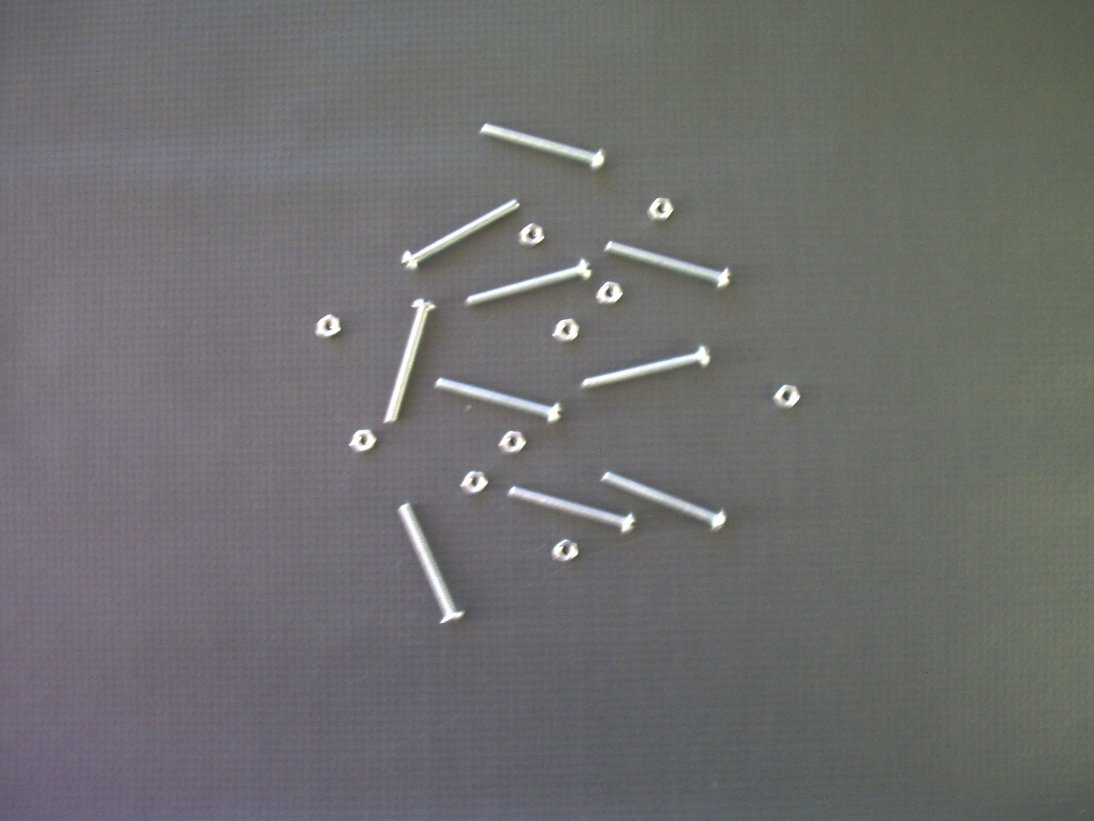
#> input picture Parafusos e Porcas/img01.jpg, 1094 x 821 px, found by its file name
$ jupyter execute FullSolution_Bolts_Nuts.ipynb
#> lines starting #> are read from the running program, lines starting #| are printed output that depends on the picture; after the words box and inside, x2 and y2 are one past the last pixel; in counts of white or black regions, pixels touching at a corner belong together
[cell 1]
#Import Libs
from matplotlib import pyplot as plot
import matplotlib as mpl
import urllib.request
import urllib.parse
import numpy as np
import math
import cv2

[cell 2]
image_url = 'https://raw.githubusercontent.com/jrafa1607/Computational-Vision-In-Python/main/-%20Datasets/Bolts%20and%20Nuts/img01.jpg'

[cell 3]
#Open the Image
with urllib.request.urlopen(image_url) as url:
    s = url.read()

[cell 4]
#Convert to a Numpy Array and Decode with cv2
img = cv2.imdecode(np.frombuffer(s, np.uint8), -1)
#> img is the input picture: shape (821, 1094, 3); mean B, G, R 110.3, 110.3, 110.3

[cell 5]
#Show the Image
plot.imshow(img,cmap='gray')
plot.show()

[cell 6]
#Function to Pre-processing Image
def process_image(input_img):
    B, G, R = cv2.split(input_img)
    img_gray = cv2.cvtColor(input_img, cv2.COLOR_BGR2GRAY)
    otsu_threshold, img_bin = cv2.threshold(img_gray, 0, 255, cv2.THRESH_BINARY + cv2.THRESH_OTSU)
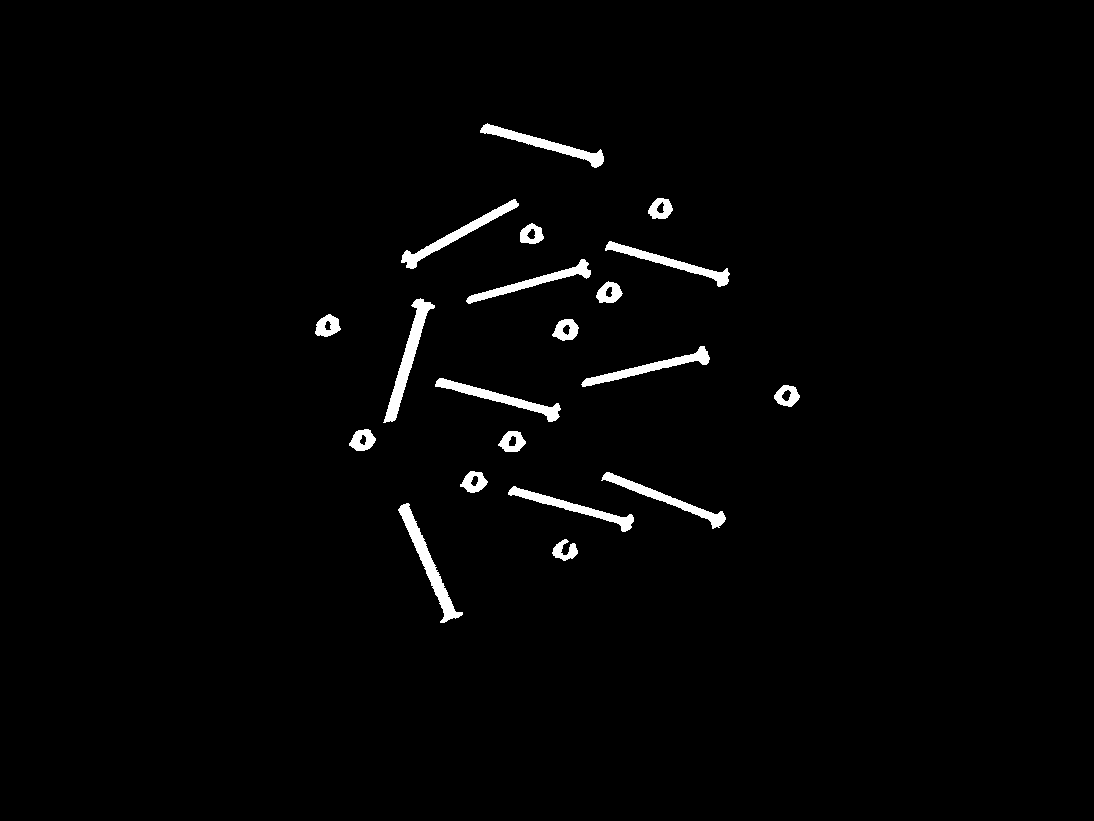
#> img_bin: shape (821, 1094); 1.7% white; 20 white regions, largest, box (x1, y1, x2, y2) and area: (383, 298, 435, 423) 1478, (398, 503, 463, 623) 1462, (401, 199, 519, 269) 1206
#> otsu_threshold = 163

    return B, G, R, img_gray, img_bin, otsu_threshold

[cell 7]
#Apply the Function and Show the OTSU Value
B, G, R, img_gray, img_bin, otsu_threshold = process_image(img)
#> otsu_threshold = 163
print("Threshold Value (OTSU): ", otsu_threshold)
#| Threshold Value (OTSU):  163.0

[cell 8]
# Show the Initial Results
plot.imshow(img_bin, cmap='gray')
plot.show()

### **Fine-tuning**

After the **Threshold Phase**, to ensure that the computer vision system effectively achieves its objectives, it may be necessary to **fine-tune** the `Threshold` value (`THRESH_BINARY`) when the initial results are not satisfactory. The logic implemented is as follows:

- If the number of connected components detected is **greater than 20 and less than 100**, the `THRESH_BINARY` value is automatically **updated to 140**.
- If the number of connected components detected is **greater than 100**, the `THRESH_BINARY` value is automatically **updated to 220**.

This adjustment aims to refine the segmentation, especially in scenarios where a standard binarization results in excessive noise or object fragmentation, forcing a cleaner separation with a more restrictive threshold.

[cell 9]
#Check COnnected Componentes (Using 8 for Connectivity)
(numCCs, imgLabels, stats, centroids) = cv2.connectedComponentsWithStats(img_bin, connectivity=8)
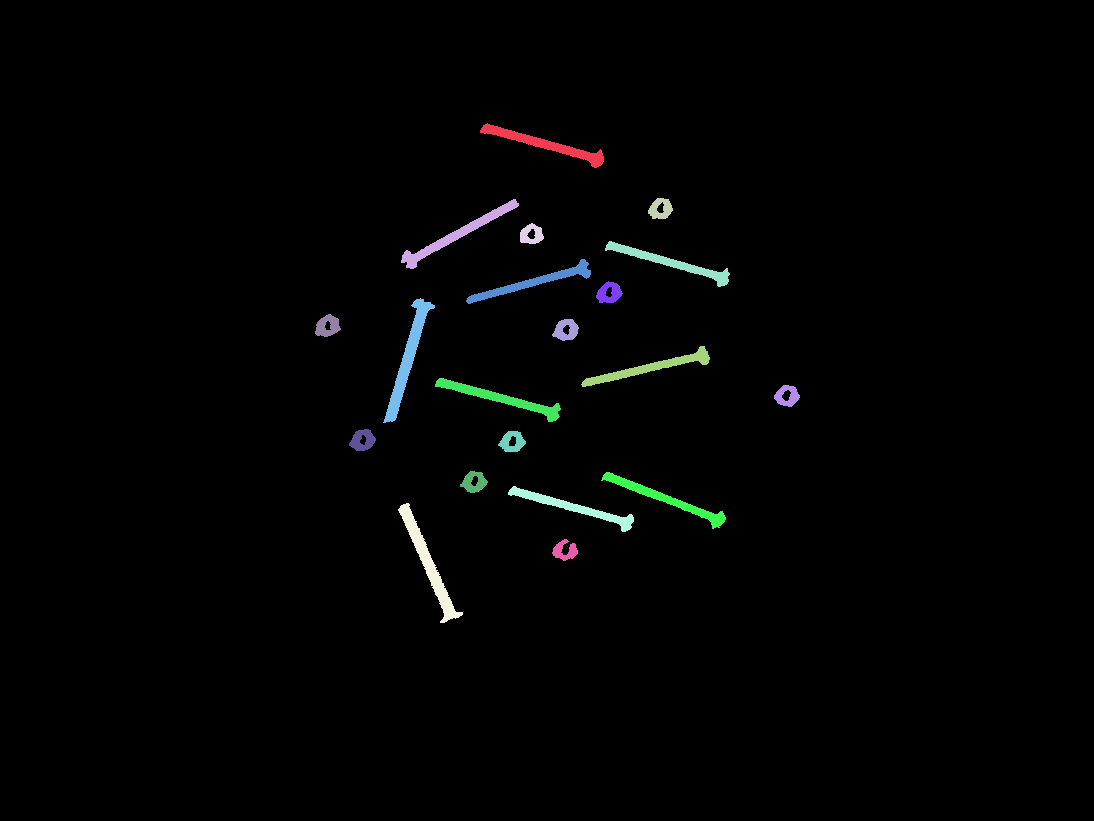
#> imgLabels: shape (821, 1094) int32; 21 distinct labels, from 0 to 20; one colour per label, 0 black
#> numCCs = 21; stats = 21 rows, first 6: [0, 0, 1094, 821, 882623], [480, 123, 124, 45, 1182], [401, 199, 118, 70, 1206], [648, 198, 25, 21, 346], [520, 223, 24, 21, 323], [605, 241, 125, 46, 1094]; centroids = 21 rows, first 8: [546.7, 410.8], [544.9, 144.1], [456.4, 234.3], [660.2, 208.6], [531, 234.1], [670.6, 262.5], [532.9, 281.9], [608.8, 292.6]

[cell 10]
#File-Tuning
if numCCs > 20 and numCCs < 100:
    T = 140
    T ,img_bin = cv2.threshold(img_gray, T, 255, cv2.THRESH_BINARY)
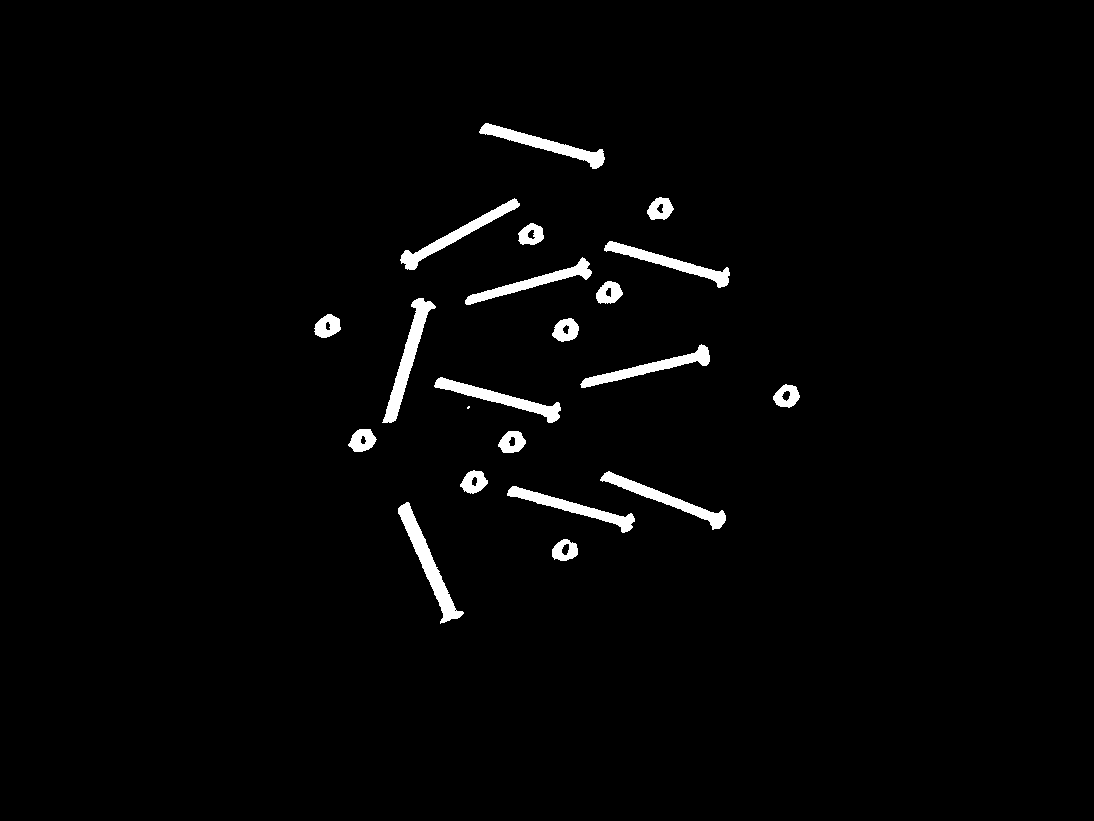
#> img_bin: shape (821, 1094); 2.1% white; 21 white regions (1 under 20 px), largest, box (x1, y1, x2, y2) and area: (398, 502, 464, 624) 1738, (382, 298, 436, 423) 1654, (479, 123, 605, 169) 1419
#> T = 140
elif numCCs > 100:
    T = 220
    T ,img_bin = cv2.threshold(img_gray, T, 255, cv2.THRESH_BINARY)

[cell 11]
# Show the Results
plot.imshow(img_bin, cmap='gray')
plot.show()

[cell 12]
#Check COnnected Componentes (Using 8 for Connectivity)
(numCCs, imgLabels, stats, centroids) = cv2.connectedComponentsWithStats(img_bin, connectivity=8)
#> imgLabels: shape (821, 1094) int32; 22 distinct labels, from 0 to 21
#> numCCs = 22; stats = 22 rows, first 6: [0, 0, 1094, 821, 879752], [479, 123, 126, 46, 1419], [647, 197, 27, 23, 410], [400, 198, 120, 72, 1377], [518, 223, 26, 22, 387], [604, 241, 126, 47, 1333]; centroids = 22 rows, first 8: [546.7, 410.9], [544.9, 144.3], [659.9, 208.6], [456, 234.7], [530.7, 234.3], [670.4, 262.6], [532.4, 282.2], [608.7, 292.6]

[cell 13]
#Total of Components
print("Total of Components Connected: " + str(numCCs-1))
#| Total of Components Connected: 21

[cell 14]
#Show the Area of Each Component Detected
for i in range (numCCs):
    print("Object " + str(i) + " = " + str(stats[i,cv2.CC_STAT_AREA]))
#> this loop made 22 passes
#| Object 0 = 879752
#| Object 1 = 1419
#| Object 2 = 410
#| Object 3 = 1377
#| Object 4 = 387
#> (further printed lines are left out)

[cell 15]
#Start the Variables
bolts = 0
nuts = 0

### **Object Classification (Bolts and Nuts)**

A loop is executed from `0` to the number of detected connected components (`numCCs`). Within this loop, each component is classified based on its area using the following logic:

- If the area is greater than **850** and less than **3500**, the object is classified as a **Bolt**.
- If the area is greater than **220** and less than **850**, the object is classified as a **Nut**.

After classification, a count of these items is performed, and messages can be displayed to indicate the area of each component.

[cell 16]
#Object Classification
for i in range (numCCs):
    if stats[i,cv2.CC_STAT_AREA] > 850 and stats[i,cv2.CC_STAT_AREA] < 3500:
        bolts = bolts + 1
    if stats[i,cv2.CC_STAT_AREA] > 220 and stats[i,cv2.CC_STAT_AREA] < 850:
        nuts = nuts + 1
#> after the loop, bolts = 10; nuts = 10

[cell 17]
#Show the Results (Classification)
print("Bolts: " + str(bolts))
#| Bolts: 10
print("Nuts: " + str(nuts))
#| Nuts: 10

### **Final Validation (Bolts and/or Nuts)**

This section performs a final validation based on the counted number of bolts and nuts:

- If there are **10 Bolts and 10 Nuts**: The set is **Approved**!
- If there are **< 10 Bolts and 10 Nuts**: The set is **Disapproved**, `n` Bolts are missing.
- If there are **10 Bolts and < 10 Nuts**: The set is **Disapproved**, `n` Nuts are missing.
- If there are **< 10 Bolts and < 10 Nuts**: The set is **Disapproved**, `n` Bolts and `n` Nuts are missing.

[cell 18]
#Final Validation
if bolts == 10 and nuts == 10:
    result = "Set Approved!"
elif bolts < 10 and nuts == 10:
    result = "Set Disapproved!," + str((10 - bolts)) + " Bolt(s) Missing"
elif bolts == 10 and nuts < 10:
    result = "Set Disapproved!," + str((10 - nuts)) + " Nut(s) Missing"
elif bolts < 10 and nuts < 10:
    result = "Set Disapproved!," + str((10 - bolts)) + " Bolt(s) Missing and " + str((10 - nuts)) + " Nut(s) Missing"

[cell 19]
#Final Results
print(result)
print("Threshold Value (OTSU): ", otsu_threshold)
#| Threshold Value (OTSU):  163.0
plot.imshow(img,cmap='gray')
plot.show()

$ run again, with Parafusos e Porcas/img02.jpg copied over Parafusos e Porcas/img01.jpg
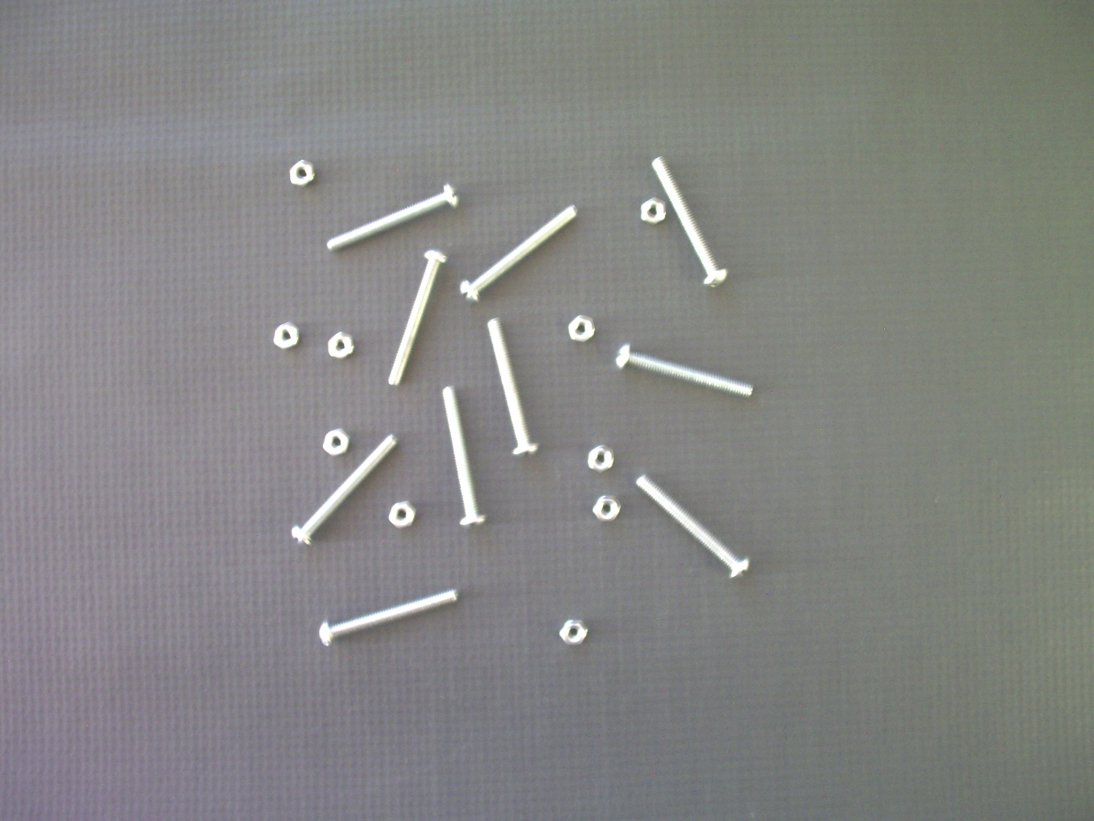
#> input picture Parafusos e Porcas/img02.jpg, 1094 x 821 px, found by its file name
#> img is the input picture: shape (821, 1094, 3); mean B, G, R 132.2, 133.6, 133
#> in process_image, `otsu_threshold, img_bin = cv2.threshold(img_gray, 0, 255, cv2.THRESH_B..`:
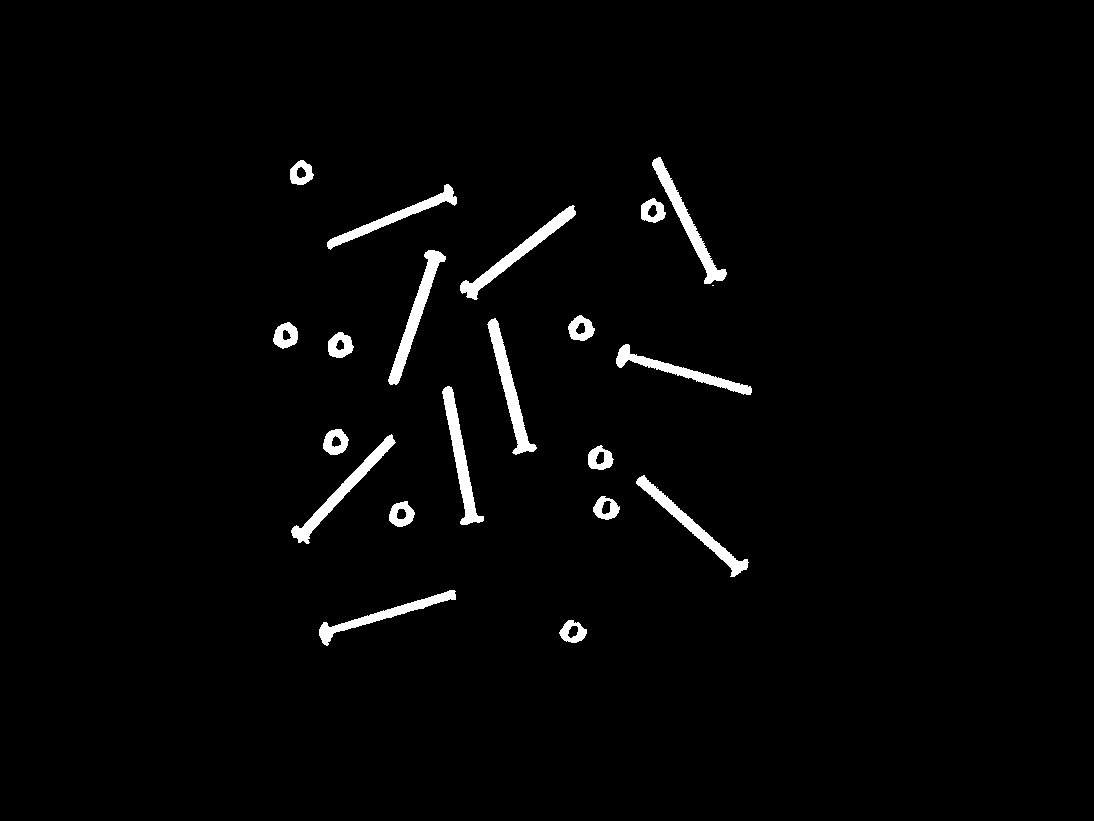
#> img_bin: shape (821, 1094); 2.1% white; 21 white regions (1 under 20 px), largest, box (x1, y1, x2, y2) and area: (388, 250, 446, 385) 1655, (487, 318, 537, 455) 1638, (442, 386, 484, 525) 1617
#> in process_image, `otsu_threshold, img_bin = cv2.threshold(img_gray, 0, 255, cv2.THRESH_B..`: otsu_threshold = 184
#| Threshold Value (OTSU):  184.0
#> `(numCCs, imgLabels, stats, centroids) = cv2.connectedComponentsWithSta..`: numCCs = 22; stats = 22 rows, first 6: [0, 0, 1094, 821, 878978], [652, 157, 75, 127, 1581], [290, 160, 24, 25, 372], [327, 184, 130, 66, 1305], [641, 198, 25, 25, 388], [460, 205, 116, 95, 1603]; centroids = 22 rows, first 8: [547.5, 410.5], [687.7, 223.3], [300.8, 172.9], [395, 216.6], [652.3, 210.7], [516.9, 253], [415.4, 314.1], [712.5, 285]
#> T = 140
#> `(numCCs, imgLabels, stats, centroids) = cv2.connectedComponentsWithSta..`:
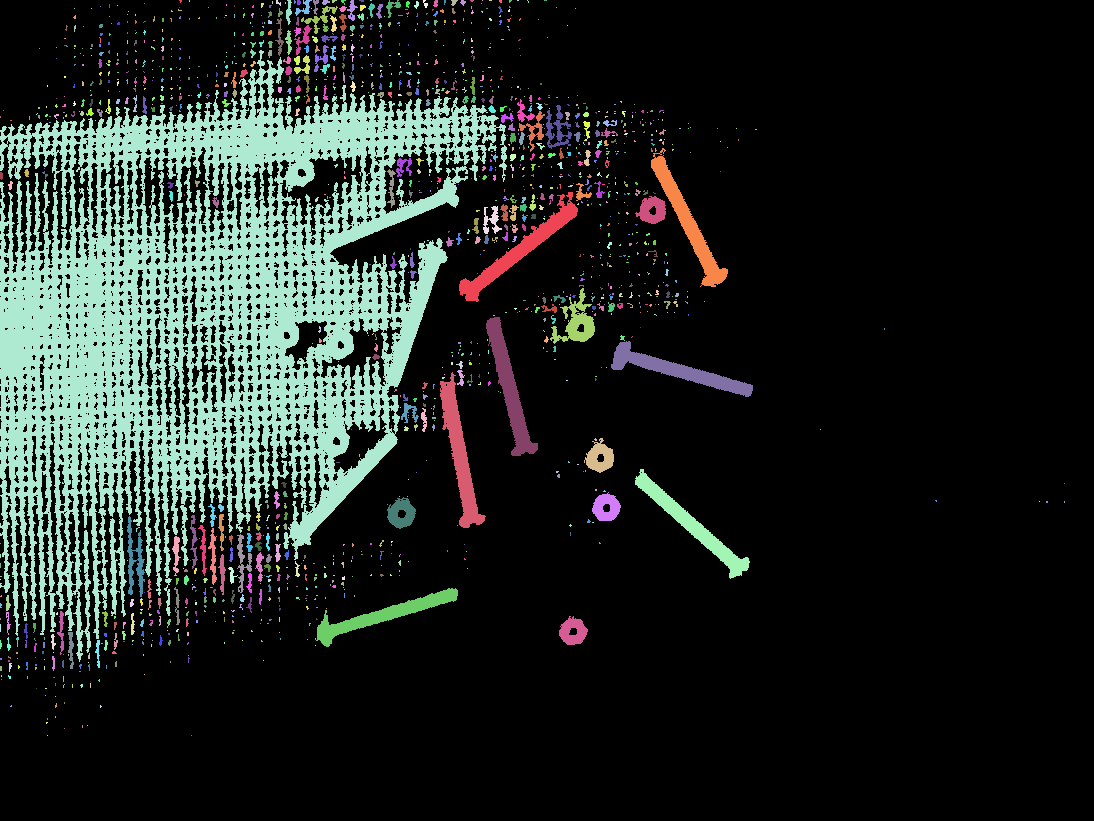
#> imgLabels: shape (821, 1094) int32; 1399 distinct labels, from 0 to 1398; one colour per label, 0 black
#> `(numCCs, imgLabels, stats, centroids) = cv2.connectedComponentsWithSta..`: numCCs = 1399; stats = 1399 rows, first 6: [0, 0, 1094, 821, 734831], [179, 0, 3, 3, 6], [189, 0, 1, 2, 2], [272, 1, 1, 3, 3], [276, 0, 5, 6, 16], [286, 0, 6, 25, 88]; centroids = 1399 pairs, first value 0 to 1064, second value 0 to 735
#| Total of Components Connected: 1398
#> the loop `for i in range (numCCs):` made 1399 passes
#| Object 0 = 734831
#| Object 1 = 6
#| Object 2 = 2
#| Object 3 = 3
#| Object 4 = 16
#> (further printed lines are left out)
#> after the loop `for i in range (numCCs):`: bolts = 8; nuts = 12
